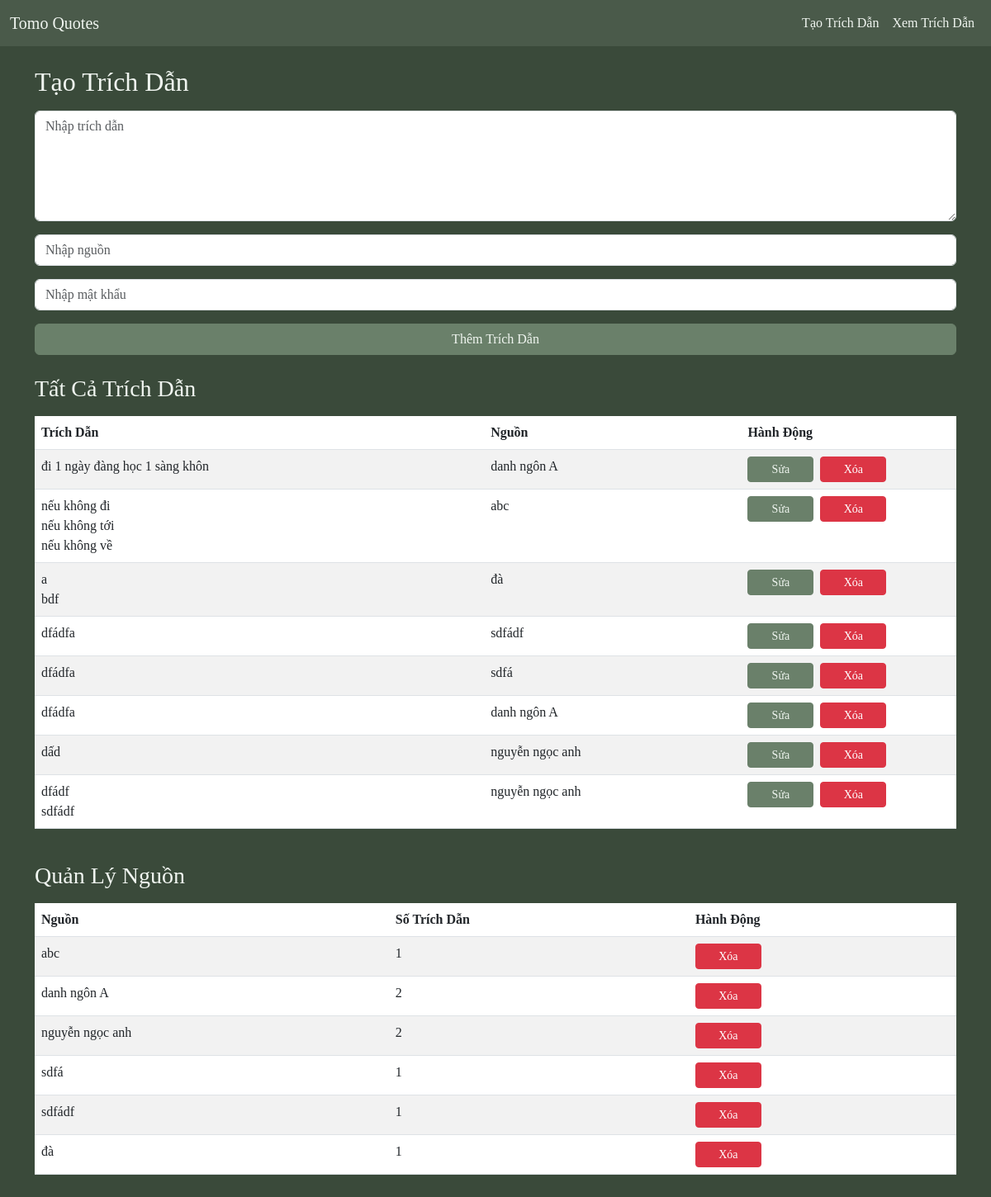
The page /manage on the database as committed earlier.
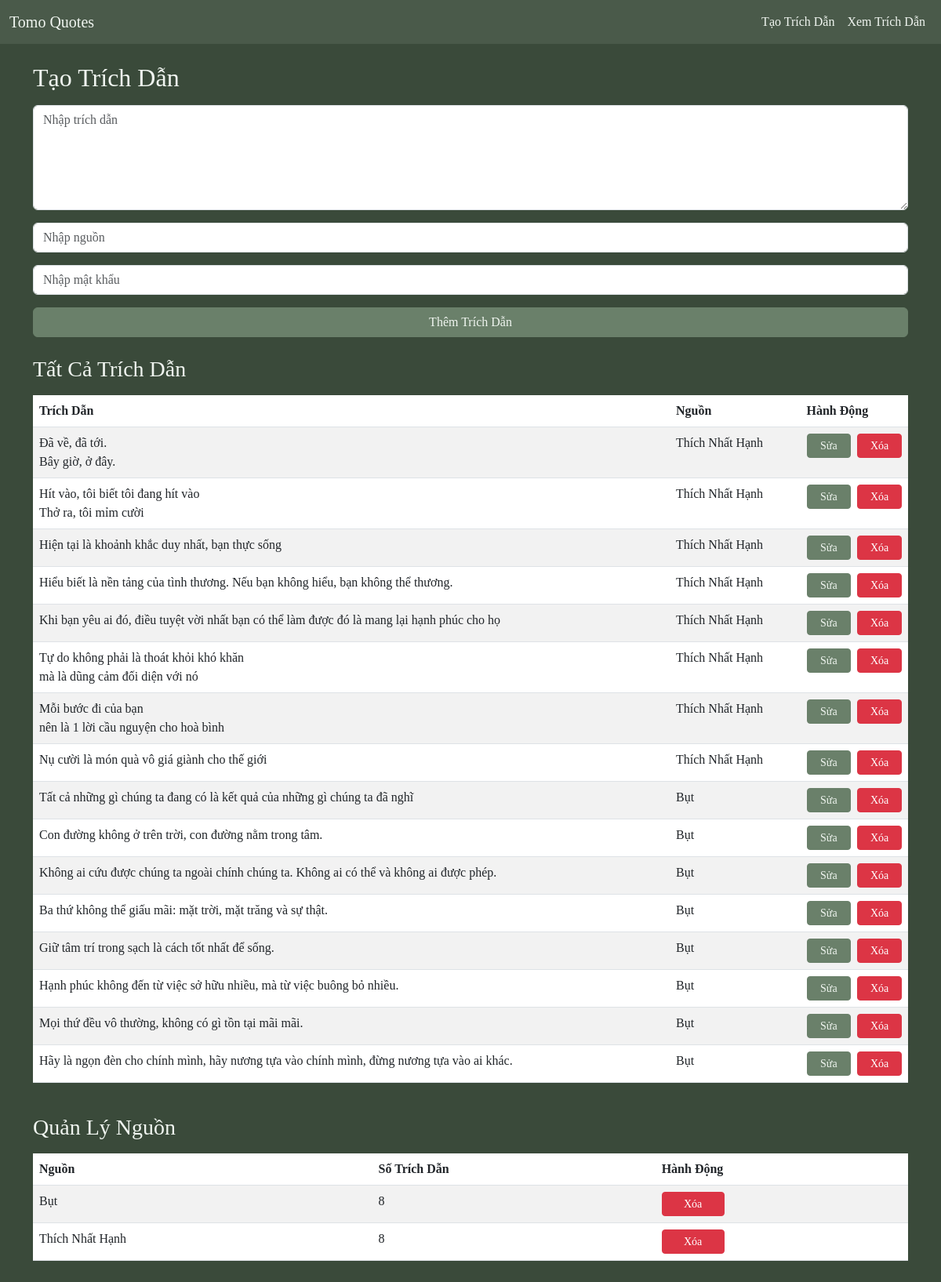
The same page on the database as committed later.
### tables this page shows
CREATE TABLE quotes 
                 (id INTEGER PRIMARY KEY AUTOINCREMENT,
                  content TEXT NOT NULL,
                  category TEXT NOT NULL);

### app.py (the view, shortened to what this page needs)
@app.route('/manage', methods=['GET', 'POST'])
def manage():
    conn = sqlite3.connect('quotes.db')
    conn.execute('PRAGMA encoding = "UTF-8"')
    c = conn.cursor()
    c.execute("SELECT * FROM quotes")
    quotes = c.fetchall()
    c.execute("SELECT DISTINCT category FROM quotes")
    categories = [row[0] for row in c.fetchall()]
    c.execute("SELECT category, COUNT(*) as count FROM quotes GROUP BY category")
    category_counts = c.fetchall()
    conn.close()
    return render_template('index.html', quotes=quotes, categories=categories, category_counts=category_counts)

### app.py (called while the page is built)
def nl2br(value):
    return Markup(value.replace('\n', '<br>'))

### templates/index.html (shortened to what this page needs)
{% extends "base.html" %}
{% block content %}
    <h2 class="mb-3">Tạo Trích Dẫn</h2>
    <form method="POST" class="mb-4">
        <div class="mb-3">
            <textarea name="content" class="form-control" placeholder="Nhập trích dẫn" rows="5" required></textarea>
        </div>
        <div class="mb-3">
            <input type="text" name="category" class="form-control" placeholder="Nhập nguồn"
                   list="categoryList" required>
        </div>
        <div class="mb-3">
            <input type="password" name="password" class="form-control" placeholder="Nhập mật khẩu" required>
        </div>
        <button type="submit" class="btn btn-primary w-100 w-md-auto">Thêm Trích Dẫn</button>
    </form>
    <h3 class="mb-3">Tất Cả Trích Dẫn</h3>
    <div class="table-responsive">
        <table class="table table-striped">
            <thead>
                <tr>
                    <th>Trích Dẫn</th>
                    <th>Nguồn</th>
                    <th>Hành Động</th>
                </tr>
            </thead>
            <tbody>
                {% for quote in quotes %}
                <tr>
                    <td>{{ quote[1] | nl2br | safe }}</td>
                    <td>{{ quote[2] }}</td>
                    <td>
                        <div class="d-flex gap-2">
                            <button type="button" class="btn btn-primary btn-sm w-100 w-md-auto"
                                    data-bs-toggle="modal" data-bs-target="#editModal{{ quote[0] }}"
                                    style="max-width: 80px;">
                                Sửa
                            </button>
                            <button type="button" class="btn btn-danger btn-sm w-100 w-md-auto"
                                    onclick="promptDelete({{ quote[0] }})"
                                    style="max-width: 80px;">
                                Xóa
                            </button>
                        </div>
                    </td>
                </tr>
                {% endfor %}
            </tbody>
        </table>
    </div>
    <h3 class="mb-3 mt-4">Quản Lý Nguồn</h3>
    <div class="table-responsive">
        <table class="table table-striped">
            <thead>
                <tr>
                    <th>Nguồn</th>
                    <th>Số Trích Dẫn</th>
                    <th>Hành Động</th>
                </tr>
            </thead>
            <tbody>
                {% for category, count in category_counts %}
                <tr>
                    <td>{{ category }}</td>
                    <td>{{ count }}</td>
                    <td>
                        <button type="button" class="btn btn-danger btn-sm w-100 w-md-auto"
                                onclick="promptDeleteCategory('{{ category }}')"
                                style="max-width: 80px;">
                            Xóa
                        </button>
                    </td>
                </tr>
                {% endfor %}
            </tbody>
        </table>
    </div>
{% endblock %}

### templates/base.html (shortened to what this page needs)
<!DOCTYPE html>
<html>
<head>
    <link href="https://cdn.jsdelivr.net/npm/bootstrap@5.3.0/dist/css/bootstrap.min.css" rel="stylesheet">
    <link rel="stylesheet" href="{{ url_for('static', filename='style.css') }}">
</head>
<body>
    <nav class="navbar navbar-expand-lg navbar-light">
        <div class="container-fluid">
            <a class="navbar-brand" href="{{ url_for('quotes') }}">Tomo Quotes</a>
            <div class="collapse navbar-collapse" id="navbarNav">
                <div class="navbar-nav ms-auto">
                    <a class="nav-link" href="{{ url_for('manage') }}">Tạo Trích Dẫn</a>
                    <a class="nav-link" href="{{ url_for('quotes') }}">Xem Trích Dẫn</a>
                </div>
            </div>
        </div>
    </nav>
    <div class="container my-4">
        {% block content %}{% endblock %}
    </div>
</body>
</html>

### static/style.css (style rules this page uses)
body { background-color: #3A4A3A; min-height: 100vh; color: #F0F5F0; font-family: 'Times New Roman', serif; }
.navbar { background-color: #4A5A4A; }
.navbar-brand, .nav-link { color: #F0F5F0 !important; }
.btn-primary { background-color: #6A806A; border-color: #6A806A; color: #F0F5F0; }
input, textarea, select, button, .modal-content { font-family: 'Times New Roman', serif; }

Rows that differ between the two databases and show on the page:
removed quotes: content "đi 1 ngày đàng học 1 sàng khôn", category "danh ngôn A"
removed quotes: content "nếu không đi nếu không tới nếu không về", category "abc"
removed quotes: content "a bdf", category "đà"
removed quotes: content "dfádfa", category "sdfádf"
removed quotes: content "dfádfa", category "sdfá"
removed quotes: content "dfádfa", category "danh ngôn A"
removed quotes: content "dấd", category "nguyễn ngọc anh"
removed quotes: content "dfádf sdfádf", category "nguyễn ngọc anh", {{ quote[0] }} 8 (drawn)
added quotes: content "Đã về, đã tới. Bây giờ, ở đây.", category "Thích Nhất Hạnh"
added quotes: content "Hít vào, tôi biết tôi đang hít vào Thở ra, tôi mỉm cười", category "Thích Nhất Hạnh"
added quotes: content "Hiện tại là khoảnh khắc duy nhất, bạn thực sống", category "Thích Nhất Hạnh"
added quotes: content "Hiểu biết là nền tảng của tình thương. Nếu bạn không hiểu, bạn không thể thương.", category "Thích Nhất Hạnh"
added quotes: content "Khi bạn yêu ai đó, điều tuyệt vời nhất bạn có thể làm được đó là mang lại hạnh phúc cho họ", category "Thích Nhất Hạnh"
added quotes: content "Tự do không phải là thoát khỏi khó khăn mà là dũng cảm đối diện với nó", category "Thích Nhất Hạnh"
added quotes: content "Mỗi bước đi của bạn nên là 1 lời cầu nguyện cho hoà bình", category "Thích Nhất Hạnh"
added quotes: content "Nụ cười là món quà vô giá giành cho thế giới", category "Thích Nhất Hạnh"
added quotes: content "Tất cả những gì chúng ta đang có là kết quả của những gì chúng ta đã nghĩ", category "Bụt"
added quotes: content "Con đường không ở trên trời, con đường nằm trong tâm.", category "Bụt"
added quotes: content "Không ai cứu được chúng ta ngoài chính chúng ta. Không ai có thể và không ai được phép.", category "Bụt"
added quotes: content "Ba thứ không thể giấu mãi: mặt trời, mặt trăng và sự thật.", category "Bụt"
added quotes: content "Giữ tâm trí trong sạch là cách tốt nhất để sống.", category "Bụt"
added quotes: content "Hạnh phúc không đến từ việc sở hữu nhiều, mà từ việc buông bỏ nhiều.", category "Bụt"
added quotes: content "Mọi thứ đều vô thường, không có gì tồn tại mãi mãi.", category "Bụt"
added quotes: content "Hãy là ngọn đèn cho chính mình, hãy nương tựa vào chính mình, đừng nương tựa vào ai khác.", category "Bụt"
Other text that changed with them:
new list line: "Bụt 8 Xóa"
new list line: "Thích Nhất Hạnh 8 Xóa"
list line gone: "abc 1 Xóa"
list line gone: "danh ngôn A 2 Xóa"
list line gone: "nguyễn ngọc anh 2 Xóa"
list line gone: "sdfá 1 Xóa"
list line gone: "sdfádf 1 Xóa"
list line gone: "đà 1 Xóa"
